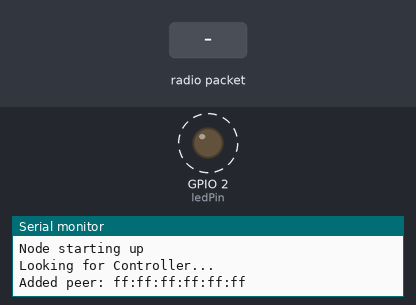
A sketch run on a simulated ESP8266 (NodeMCU). On the bench: output pins drawn as LEDs (lit = HIGH), the last lines printed to the serial monitor. Dashed ring = blinking. The inputs (shaded band) are chosen by the test bench.

Above: at 0.9 s.
1.3 s: radio packet "PING" arrives
At 3.8 s:
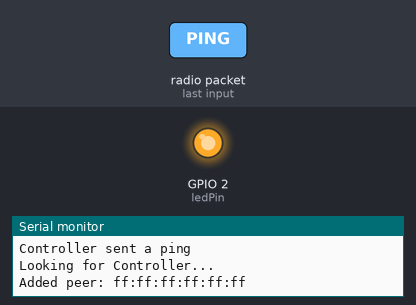
4.3 s: radio packet "ACK" arrives
At 6.6 s:
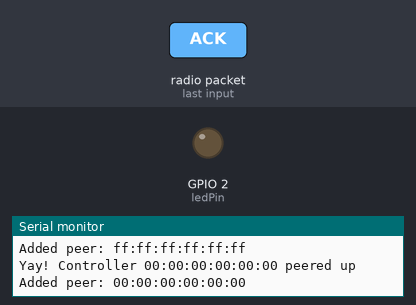
7.3 s: radio packet "1" arrives
Timing chart, 0 to 16.3 s (numbered marks = the images above; inputs shaded):
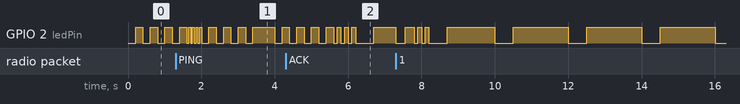

The sketch:

mesh_node.ino
```cpp
/** ---------------------------------------------------------------------------------------------------
    ESP NOW - Controller/Worker Topology - ESP8266 Worker Node

    Date: 2021-09-27

    Author: David Alexis <https://github.com/davealexis>

    Purpose: Provides a base for creating IoT projects based on the controller/worker topology. This
        sketch provides the core Worker node functionality, and can be expanded or modified to suit.

    Description: This sketch provides the core functinality needed to build ESP8266-based nodes that
        auto-join a network with a controller node when powered up.
        Failed nodes will be removed from the network after a given number of failed communiation attempts.
        New nodes will automatically get re-joined to the controller when powered back up.

        The network can contain both ESP8266 and ESP32 nodes.

        There were lots of examples showing how to communicate between nodes, but they all assume that
        the MAC addresses of every node are known up-front (so they can be added to the code). This didn't
        seem practical. It would be much better if the mesh is self-forming from auto-discovering peers.

        The architecture implemented here shows how to create a topology with a controller and many
        worker nodes, with this sketch serving as the worker node. The auto-peering strategy is:

        The worker node needs to perform two main actions:
        1. Send a peering request to the Controller node on startup. It keeps sending the request
            broadcast until the Controller responds with an ACK message, indicating that peering
            was successful.
        2. Perform its main duty of periodically sending data to the Controller. This could be data
            read from sensors, for example.
        3. Listen for incoming notifications and commands from the Controller. These are mostly
            Ping requests that can be ignored, since ESP Now takes care of letting the controller
            know if the Node received the transmission. The controller can potentially send commands
            to tell the Node to do things like reset or do an immediate sensor reading.

        ** Note ** The ESP Now library for the ESP8266 is different from the one for the ESP32, for some
        reason. This is why there are separate examples for each platform.

     ---------------------------------------------------------------------------------------------------
 */

#include <TaskScheduler.h>
#include <ESP8266WiFi.h>
#include <espnow.h>

#define DEBUG

#define ESP_NOW_MAX_DATA_LEN 250
#define ESP_NOW_SEND_SUCCESS 0
#define MAX_NODES 20
#define PROCESSING_INTERVAL 100
#define SENDING_INTERVAL 2000

// Strings used in the code are defined up front with the PROGMEM macro. This causes
// the strings to be stored in flash instead of RAM.
const char ACK_CMD_STR[] PROGMEM = "ACK";
const char PING_CMD_STR[] PROGMEM = "PING";
const char HELLO_MSG_STR[] PROGMEM = "PEER: Anyone there?";
const char ESP_NOW_INIT_FAILURE_MSG_STR[] PROGMEM = "ESP Now failed to initialize. Will restart in 3 seconds.";
const char INITIALIZED_MSG_STR[] PROGMEM = "ESP Now initialized";
const char PEER_ADDED_TEMPLATE_STR[] PROGMEM = "Added peer: %s. %d active peers.\n";
const char OUTGOING_MSG_TEMPLATE_STR[] PROGMEM = "%s Message # %d";

uint8_t broadcastAddress[] = {0xFF, 0xFF, 0xFF, 0xFF, 0xFF, 0xFF};
char buffer[ESP_NOW_MAX_DATA_LEN + 1];
uint8_t controllerAddress[6];
uint8_t incomingMacAddress[6];
int failures;
bool isConnected = false;
bool messageReceived = false;
int msgLen;

const bool ledOn = false;
const bool ledOff = true;
const uint8_t ledPin = LED_BUILTIN;
int messageCount = 0;
char myName[14];

void incomingMessageHandler();
void dataSenderHandler();

// Define tasks
Task receiveTask(PROCESSING_INTERVAL, TASK_FOREVER, &incomingMessageHandler);
Task sendTask(SENDING_INTERVAL, TASK_FOREVER, &dataSenderHandler);
Scheduler taskRunner;


// ................................................................................................
void blink(int duration)
{
    digitalWrite(ledPin, ledOn);
    delay(duration);
    digitalWrite(ledPin, ledOff);
    delay(duration);
}

/* ................................................................................................
 * onDataReceived() is the callback function that ESP Now calls whenever data is received from
 * another node.
 * Things we want to do when we receive data:
 * 1. If we received an ACK message, take the incoming MAC address as the Controller's address.
 *    Also mark ourselves as connected. The MAC address of the Controller does not need to be
 *    known at compile time!
 * 2. If we reveived a command or notification, act on it.
 * ................................................................................................
 */
void onDataReceived(uint8_t *senderMacAddress, uint8_t *data, uint8_t dataLen)
{
    // Only allow a maximum of 250 characters in the message + a null terminating byte

    msgLen = ESP_NOW_MAX_DATA_LEN < dataLen ? ESP_NOW_MAX_DATA_LEN : dataLen;
    strncpy(buffer, (const char *)data, msgLen);

    // Make sure the data is null terminated, otherwise we'll have big trouble.
    buffer[msgLen] = 0;

    for (int i = 0; i < 6; i++)
    {
        incomingMacAddress[i] = senderMacAddress[i];
    }

    // Now that we have the incoming data parsed and we know who its coming from
    // we can route the message to a handler that can perform some sort of action.
    // The background Task is triggered by setting messageReceived to true.
    messageReceived = true;
}

/* ................................................................................................
 *  onDataSent() is the callback function called by ESP Now after a transmission is sent.
 *  It notifies us whether the transmission succeeded or failed.
 *  The main thing we want to set up here is auto-removing a peer after N failed transmission
 *  attempts. The peer will auto-peer if it comes back online anyway. But removing failed peers
 *  lets us track the number of active peers in the mesh.
 * ................................................................................................
 */
void onDataSent(uint8_t *macAddr, uint8_t status)
{
    if (status == ESP_NOW_SEND_SUCCESS)
    {
        // We can handle success here. But in this case, we're just going to return and do nothing.
        return;
    }

    // Transmission was not successful.
    // This code demonstrates how to handle a given number of failures to any given node,
    // after which we'll assume the node is dead and remove it from our peer list.
    // If it comes back online, it will automatically get re-peered with all active nodes.
    char macStr[18];
    formatMacAddress(macAddr, macStr, 18);
    failures++;

    #ifdef DEBUG
    Serial.printf("Message sent to controller at %s failed %d times\n", macStr, failures);
    #endif

    if (failures >= 4)
    {
        // Controller is dead. Remove.
        failures = 0;
        isConnected = false;

        #ifdef DEBUG
        Serial.println("Unpeered from controller");
        #endif
    }
}

/* ................................................................................................
 *  broadcast() ise used to blast a message out to all nodes within range, regardless of whether
 *  they're already peered.
 *  We will use this for new nodes to "advertise" themselves on startup. Any nodes receiving the
 *  broadcast will peer up with the new node.
 *  ...............................................................................................
 */
void broadcast(const String &message)
{
    // This will broadcast a message to everyone in range
    sendMessage(message, broadcastAddress);
}

/* ................................................................................................
 *  sendMessage() is used to transmit data to a specific node using its MAC address.
 * ................................................................................................
 */
void sendMessage(const String &message, uint8_t *address)
{
    // We need to ensure that the address we're sending to is registered with ESP Now as a peer.
    // This is required for ESP Now to be able to communicate to the address.
    if (!esp_now_is_peer_exist(address))
    {
        esp_now_add_peer(address, ESP_NOW_ROLE_COMBO, 1, NULL, 0);
        char macStr[18];
        formatMacAddress(address, macStr, 18);

        #ifdef DEBUG
        Serial.printf("Added peer: %s\n", macStr);
        #endif
    }

    int32_t result = esp_now_send(address, (uint8_t *)message.c_str(), message.length());

    #ifdef DEBUG
    if (result != 0)
    {
        Serial.printf("Unknown error: %d\n", result);
    }
    #endif
}

// ................................................................................................
void formatMacAddress(const uint8_t *macAddress, char *buffer, int maxLength)
{
    snprintf(
        buffer,
        maxLength,
        "%02x:%02x:%02x:%02x:%02x:%02x",
        macAddress[0], macAddress[1], macAddress[2], macAddress[3], macAddress[4], macAddress[5]);
}

/* ................................................................................................
 * incomingMessageHandler() is the background Task (managed by the TaskScheduler library) that
 * waits for the `messageReceived` flag to get set. It then processes the data in the `buffer`
 * variable and resets the `messageReceived` flag to false.
 * The processing of incoming data is done this way because the code crashes if certain things
 * are done in the onDataReceived() handler called by ESP Now. Not sure why this is. Blinking an
 * LED is an example of an action that would crash if done in onDataReceived().
 * ................................................................................................
 */
void incomingMessageHandler()
{
    if (messageReceived)
    {
        // Format the mac address as a string of hex digits for easier reading by humans.
        char macStr[18];
        formatMacAddress(incomingMacAddress, macStr, 18);
        messageReceived = false;

        // The protocol implemented here is to have the first few characters on the incoming
        // string data - up until the ":" character is encountered - is interpreted as the
        // message type. We understand the "ACK" and "PING" message types. Anything else
        // gets treated as plain message.
        char *token = strtok(buffer, ":");

        if (strcmp(token, "ACK") == 0)
        {
            #ifdef DEBUG
            Serial.printf("Yay! Controller %s peered up\n", macStr);
            #endif

            for (int i = 0; i < 6; i++)
            {
                controllerAddress[i] = incomingMacAddress[i];
            }

            isConnected = true;

            blink(100);
            blink(100);
            blink(100);
        }
        else if (strcmp(token, "PING") == 0)
        {
            #ifdef DEBUG
            Serial.println("Controller sent a ping");
            #endif

            blink(50);
            blink(50);
            blink(50);
            blink(50);
        }
        else
        {
            #ifdef DEBUG
            Serial.printf("Message: %s\n", token);
            #endif

            blink(250);
            blink(100);
            blink(100);
        }
    }
}

/* ................................................................................................
 * dataSenderHandler() is the background Task handler that will periodically send data
 * (e.g. sensor data) back to the Controller. It is also responsible for initially sending a
 * peering request to the Controller on startup.
 * ................................................................................................
 */
void dataSenderHandler()
{
    // If we're connected to the Controller, send messages to it.
    if (isConnected == true)
    {
        digitalWrite(ledPin, ledOn);

        messageCount++;
        char msg[50];
        sprintf(msg, OUTGOING_MSG_TEMPLATE_STR, myName, messageCount);

        sendMessage(msg, controllerAddress);

        delay(500);
        digitalWrite(ledPin, ledOff);
    }
    else
    {
        #ifdef DEBUG
        Serial.println("Looking for Controller...");
        #endif

        blink(200);
        blink(200);
        broadcast(HELLO_MSG_STR);
        blink(200);
        blink(200);
    }
}

// ................................................................................................
void setup()
{
    #ifdef DEBUG
    Serial.begin(115200);
    while (!Serial) ;
    #endif

    pinMode(ledPin, OUTPUT);
    digitalWrite(ledPin, ledOff);

    // Set WiFi in station mode but disconnected.
    // WiFi must be disconnected in order for ESP Now to be used.
    WiFi.mode(WIFI_STA);
    WiFi.disconnect();

    // Generate a node name using the unique chip ID of the ESP board.
    snprintf(myName, 13, "Node-%08X", ESP.getChipId());

    #ifdef DEBUG
    Serial.printf("\nName: %s\nMAC Address: ", myName);
    Serial.println(WiFi.macAddress());
    #endif

    // Startup ESP Now
    if (esp_now_init() == 0)
    {
        esp_now_set_self_role(ESP_NOW_ROLE_COMBO);
        esp_now_register_recv_cb(onDataReceived);
        esp_now_register_send_cb(onDataSent);

        #ifdef DEBUG
        Serial.println(INITIALIZED_MSG_STR);
        #endif
    }
    else
    {
        #ifdef DEBUG
        Serial.println(ESP_NOW_INIT_FAILURE_MSG_STR);
        #endif

        delay(3000);
        ESP.restart();
    }

    // The broadcast address is pre-registered as a peer with ESP Now so that we don't
    // have to perform a check (and possibly add) every time we call the broadcast() function.
    // We'll use the Combo role so that every node can both send and receive data.
    esp_now_add_peer(broadcastAddress, ESP_NOW_ROLE_COMBO, 0, NULL, 0);

    // Initialize and start our background Task.
    taskRunner.init();
    taskRunner.addTask(receiveTask);
    taskRunner.addTask(sendTask);
    receiveTask.enable();
    sendTask.enable();

    #ifdef DEBUG
    Serial.println("Node starting up");
    #endif
}

// ................................................................................................
void loop()
{
    // All that is needed here is a call to start up the task scheduler
    // engine, which takes care of continually running our main logic task
    // in the background.
    taskRunner.execute();
}
```
